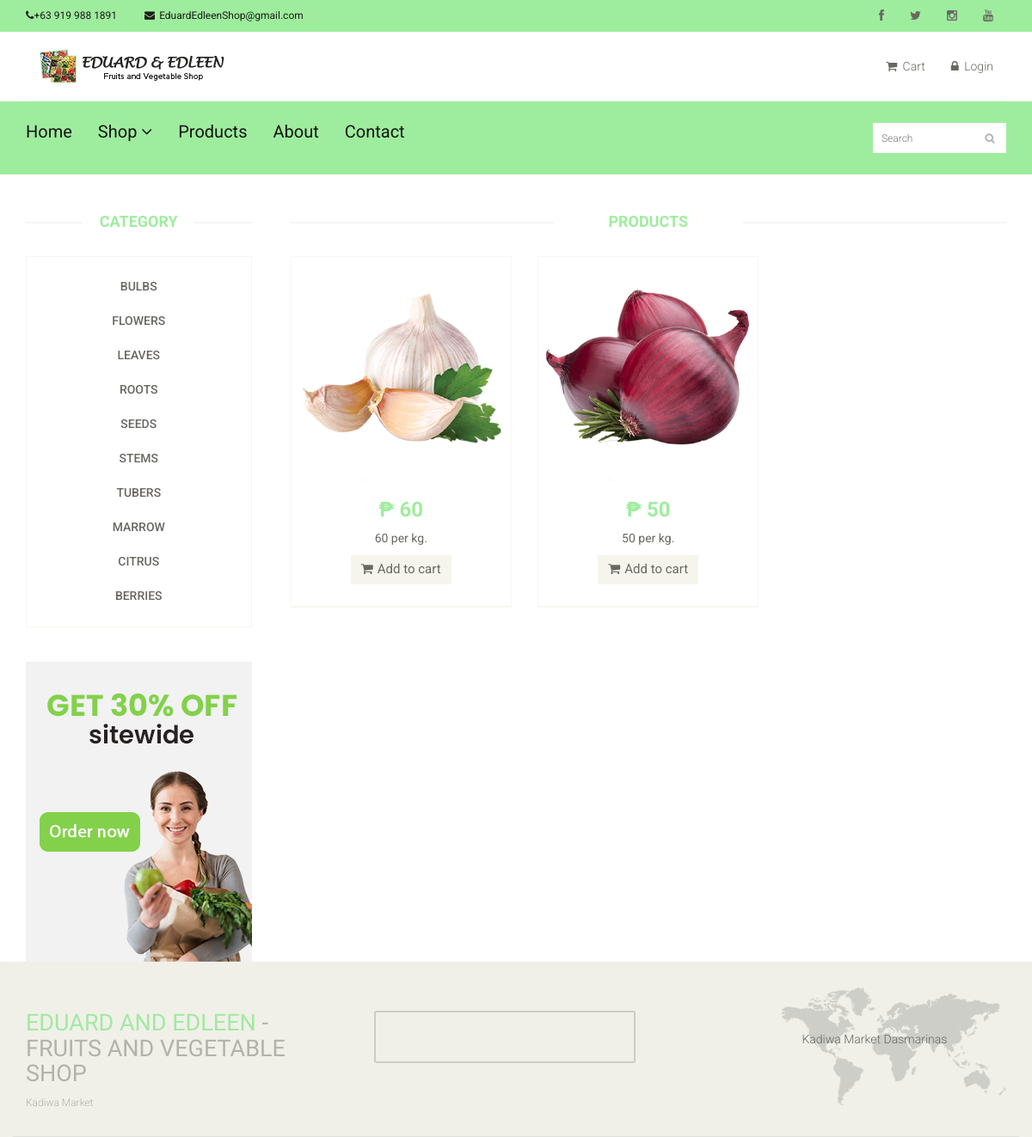
Page /index.php?q=product&category=BULBS on the committed database.
### tables this page shows
CREATE TABLE `tblcontact` (
  `CMS_CONTACT_ID` int(11) NOT NULL,
  `CMS_CONTACT_NAME` varchar(255) NOT NULL,
  `CMS_CONTACT_ADDRESS` varchar(255) NOT NULL,
  `CMS_CONTACT_EMAIL` varchar(255) NOT NULL,
  `CMS_CONTACT_PHONE` varchar(255) NOT NULL,
  `CMS_CONTACT_FB` varchar(255) NOT NULL,
  `CMS_CONTACT_IG` varchar(255) NOT NULL,
  `CMS_CONTACT_TWT` varchar(255) NOT NULL
);

CREATE TABLE `tblabout` (
  `CMS_ABOUT_ID` int(11) NOT NULL,
  `CMS_ABOUT_STORY` varchar(1999) NOT NULL,
  `CMS_ABOUT_MISSION` varchar(1999) NOT NULL,
  `CMS_ABOUT_VISION` varchar(1999) NOT NULL,
  `CMS_ABOUT_BUSINESSLOGO` varchar(255) NOT NULL
);

CREATE TABLE `tblcategory` (
  `CATEGID` int(11) NOT NULL,
  `CATEGORIES` varchar(255) NOT NULL,
  `IS_VEGETABLE` tinyint(1) NOT NULL DEFAULT 0,
  `USERID` int(11) NOT NULL
);

CREATE TABLE `tblpromopro` (
  `PROMOID` int(11) NOT NULL,
  `PROID` int(11) NOT NULL,
  `PRODISCOUNT` double NOT NULL,
  `PRODISPRICE` double NOT NULL,
  `PROBANNER` tinyint(4) NOT NULL,
  `PRONEW` tinyint(4) NOT NULL
);

CREATE TABLE `tblproduct` (
  `PROID` int(11) NOT NULL,
  `PRODNAME` varchar(100) NOT NULL,
  `PRODESC` varchar(255) DEFAULT NULL,
  `INGREDIENTS` varchar(255) NOT NULL,
  `PROQTY` int(11) DEFAULT NULL,
  `ORIGINALPRICE` double NOT NULL,
  `PROPRICE` double DEFAULT NULL,
  `CATEGID` int(11) DEFAULT NULL,
  `IMAGES` varchar(255) DEFAULT NULL,
  `PROSTATS` varchar(30) DEFAULT NULL,
  `OWNERNAME` varchar(90) NOT NULL,
  `OWNERPHONE` varchar(90) NOT NULL,
  `PROD_STATUS` varchar(255) NOT NULL DEFAULT 'Active'
);

### index.php (called while the page is built, shortened)
<?php
require_once ("include/initialize.php");
require_once("theme/templates.php");
?>

### include/database.php (called while the page is built, shortened)
<?php
class Database {
	var $sql_string = '';
	private $conn;
	public function open_connection() {
		$this->conn = mysqli_connect(server,user,pass);
		if(!$this->conn){
			echo "Problem in database connection! Contact administrator!";
			exit();
		}else{
			$db_select = mysqli_select_db($this->conn,database_name);
		}
	}
	function setQuery($sql='') {
		$this->sql_string=$sql;
	}
	function executeQuery() {
		$result = mysqli_query($this->conn,$this->sql_string);
		return $result;
	}
	private function confirm_query($result) {
		return $result;
	}
	function loadResultList( $key='' ) {
		$cur = $this->executeQuery();
		$array = array();
		while ($row = mysqli_fetch_object($cur)) {
			if ($key) {
				$array[$row->$key] = $row;
			} else {
				$array[] = $row;
			}
		}
		return $array;
	}
	function loadSingleResult() {
		$cur = $this->executeQuery();
		while ($row = mysqli_fetch_object($cur)) {
		return $data = $row;
		}
	}
	public function num_rows($result_set) {
		return mysqli_num_rows($result_set);
	}
}
$mydb = new Database();
?>

### theme/templates.php (the view, shortened to what this page needs)
<!DOCTYPE html>
<html lang="en">
<head>
    <link href="css/bootstrap.min.css" rel="stylesheet">
    <link href="css/font-awesome.min.css" rel="stylesheet">
    <link href="css/prettyPhoto.css" rel="stylesheet">
    <link href="css/price-range.css" rel="stylesheet">
    <link href="css/animate.css" rel="stylesheet">
  <link href="css/main.css" rel="stylesheet">
  <link href="css/responsive.css" rel="stylesheet">
    <link rel="stylesheet" href="css/multizoom.css" type="text/css" />
</head>
</head>
<body style="background-color:white" onload="totalprice()" >
  <header id="header">
    <div class="header_top">
      <div class="container">
        <div class="row">
          <div class="col-sm-6">
            <div class="contactinfo">
              <ul class="nav nav-pills">
              <?php
                $query = "SELECT * FROM `tblcontact` ";
                    $mydb->setQuery($query);
                    $contactcur = $mydb->loadSingleResult();
                ?>
                <li><a href="#"><i class="fa fa-phone"></i><?php echo $contactcur->CMS_CONTACT_PHONE ?></a></li>
                <li><a href="#"><i class="fa fa-envelope" style="margin-right:5px;"></i><?php echo  $contactcur->CMS_CONTACT_EMAIL ?></a></li>
              </ul>
            </div>
          </div>
          <div class="col-sm-6">
            <div class="social-icons pull-right">
              <ul class="nav navbar-nav">
                <li><a href="<?php echo  $contactcur->CMS_CONTACT_FB ?>"><i class="fa fa-facebook"></i></a></li>
                <li><a href="<?php echo  $contactcur->CMS_CONTACT_TWT ?>"><i class="fa fa-twitter"></i></a></li>
                <li><a href="<?php echo  $contactcur->CMS_CONTACT_IG ?>"><i class="fa fa-instagram"></i></a></li>
                <li><a href="#"><i class="fa fa-youtube"></i></a></li>
              </ul>
            </div>
          </div>
        </div>
      </div>
    </div>
    <div class="header-middle">
      <div class="container">
        <div class="row">
          <div class="col-md-4 clearfix">
            <div class="logo pull-left">
            <?php
                    $query = "SELECT * FROM `tblabout` ";
                    $mydb->setQuery($query);
                    $logocur = $mydb->loadSingleResult();
                ?>
              <a href="<?php echo web_root?>"><img src="<?php echo web_root."admin/cms/".$logocur->CMS_ABOUT_BUSINESSLOGO?>" alt="" /></a>
            </div>
          </div>
          <div class="col-md-8 clearfix">
            <div class="shop-menu clearfix pull-right">
              <ul class="nav navbar-nav">
                <li><a href="<?php echo web_root;?>index.php?q=cart"><i class="fa fa-shopping-cart"></i> Cart</a></li>
                <?php if (isset($_SESSION['CUSID'] )) { ?>
                  <li><a href="<?php echo web_root?>index.php?q=profile"><i class="fa fa-user"></i> Account</a></li>
                  <li><a   href="<?php echo web_root?>logout.php"><i class="fa fa-lock"></i> Logout</a></li>
                <?php }else{ ?>
                <li><a data-target="#smyModal" data-toggle="modal"  href=""><i class="fa fa-lock"></i> Login</a></li>
              <?php } ?>
              </ul>
            </div>
          </div>
        </div>
      </div>
    </div>
    <div class="header-bottom">
      <div class="container">
        <div class="row">
          <div class="col-sm-9">
            <div class="mainmenu pull-left">
              <ul class="nav navbar-nav collapse navbar-collapse">
                <li><a href="<?php echo web_root;?>">Home</a></li>
                <li class="dropdown"><a href="#">Shop<i class="fa fa-angle-down"></i></a>
                                </li>
                <li><a href="<?php web_root?>index.php?q=product">Products</a></li>
                <li><a href="<?php web_root?>index.php?q=about">About</a></li>
                <li><a href="<?php web_root?>index.php?q=contact">Contact</a></li>
              </ul>
            </div>
          </div>
          <div class="col-sm-3">
            <form action="<?php echo web_root?>index.php?q=product" method="POST" >
              <div class="search_box pull-right">
                <input type="text" name="search" placeholder="Search"/>
              </div>
            </form>
          </div>
        </div>
      </div>
    </div>
  </header>
          <?php
            require_once $content;
         ?>
    <footer id="footer">
    <div class="footer-top">
      <div class="container">
        <div class="row">
          <div class="col-sm-4">
            <div class="companyinfo">
              <h2><span>Eduard and Edleen </span>- Fruits and Vegetable Shop</h2>
              <p>Kadiwa Market</p>
            </div>
          </div>
          <div class="col-sm-5">
            <div class="col-sm-6">
              <div class="video-gallery text-center">
                <a href="#">
                   <iframe  class="iframe-img"  src="https://www.youtube.com/embed/J4NvnuVhxus" frameborder="0" allow="accelerometer; autoplay; encrypted-media; gyroscope; picture-in-picture" allowfullscreen></iframe>
                </a>
              </div>
            </div>
          </div>
          <div class="col-sm-3">
            <div class="address">
              <img src="images/home/map.png" alt="" />
              <p>Kadiwa Market Dasmarinas </p>
            </div>
          </div>
        </div>
      </div>
    </div>
  </footer>
</body>
</html>

### menu.php (shortened to what this page needs)
<section id="advertisement">
 </section>
 <section>
   <div class="container">
     <div class="row">
       <div class="col-sm-3">
        <?php include 'sidebar.php'; ?>
         </div>
       <div class="col-sm-9 padding-right">
         <div class="features_items">
           <h2 class="title text-center">Products</h2>
             <?php
            if(isset($_POST['search'])) {
               $query = "SELECT * FROM `tblpromopro` pr , `tblproduct` p , `tblcategory` c
                         WHERE pr.`PROID`=p.`PROID` AND  p.`CATEGID` = c.`CATEGID`  AND PROQTY>0
               AND ( `CATEGORIES` LIKE '%{$_POST['search']}%' OR `PRODESC` LIKE '%{$_POST['search']}%' or `PROQTY` LIKE '%{$_POST['search']}%' or `PROPRICE` LIKE '%{$_POST['search']}%')";
             }elseif(isset($_GET['category'])){
               $query = "SELECT * FROM `tblpromopro` pr , `tblproduct` p , `tblcategory` c
                         WHERE pr.`PROID`=p.`PROID` AND  p.`CATEGID` = c.`CATEGID`  AND PROQTY>0 AND CATEGORIES='{$_GET['category']}'";
             }else{
               $query = "SELECT * FROM `tblpromopro` pr , `tblproduct` p , `tblcategory` c
                         WHERE pr.`PROID`=p.`PROID` AND  p.`CATEGID` = c.`CATEGID`  AND PROQTY>0 ";
             }
           $mydb->setQuery($query);
           $res = $mydb->executeQuery();
           $maxrow = $mydb->num_rows($res);
           if ($maxrow > 0) {
           $cur = $mydb->loadResultList();
           foreach ($cur as $result) {
             ?>
           <form   method="POST" action="cart/controller.php?action=add">
           <div class="col-sm-4">
             <div class="product-image-wrapper">
               <div class="single-products">
                   <div class="productinfo text-center">
                     <img src="<?php  echo web_root.'admin/products/'. $result->IMAGES; ?>" alt="" class="productimages"/>
                     <h2>&#8369 <?php  echo $result->PRODISPRICE; ?></h2>
                     <p><?php  echo    $result->PRODESC; ?></p>
                     <button type="submit" name="btnorder" class="btn btn-default add-to-cart"><i class="fa fa-shopping-cart"></i>Add to cart</button>
                   </div>
               </div>
               <div class="choose">
               </div>
             </div>
           </div>
         </form>
      <?php  }
           }else{
             echo '<h1>No Products Available</h1>';
           }?>
         </div>
       </div>
     </div>
   </div>
 </section>

### sidebar.php
<div class="left-sidebar">
          <h2>Category</h2>
          <div class="panel-group category-products" id="accordian">
               <?php
                    $mydb->setQuery("SELECT * FROM `tblcategory`");
                    $cur = $mydb->loadResultList();
                   foreach ($cur as $result) {
                    echo ' <div class="categ panel panel-default">
                          <div class="panel-heading">
                            <h4 class="panel-title"><a href="index.php?q=product&category='.$result->CATEGORIES.'" >'.$result->CATEGORIES.'</a></h4>
                          </div>
                        </div>';
                    }
                ?>
          </div>
          <div class="shipping text-center">
            <img src="images/home/shipping.jpg" alt="" />
          </div>
        </div>

### rows in the picture
tblcontact: CMS_CONTACT_PHONE "+63 919 988 1891", CMS_CONTACT_EMAIL "EduardEdleenShop@gmail.com"
tblabout: CMS_ABOUT_BUSINESSLOGO (picture)
tblcategory: CATEGORIES "BULBS"
tblcategory: CATEGORIES "FLOWERS"
tblcategory: CATEGORIES "LEAVES"
tblcategory: CATEGORIES "ROOTS"
tblcategory: CATEGORIES "SEEDS"
tblcategory: CATEGORIES "STEMS"
tblcategory: CATEGORIES "TUBERS"
tblcategory: CATEGORIES "MARROW"
tblcategory: CATEGORIES "CITRUS"
tblcategory: CATEGORIES "BERRIES"
tblpromopro: PROID.IMAGES (picture), PRODISPRICE "60", PROID.PRODESC "60 per kg."
tblpromopro: PROID.IMAGES (picture), PRODISPRICE "50", PROID.PRODESC "50 per kg."
